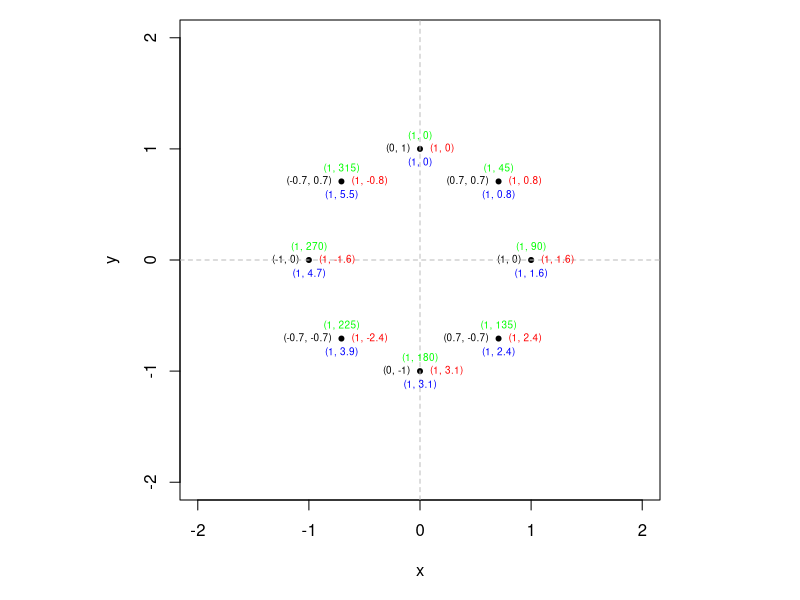

Write R code to recreate this figure.
######################################
# Simulate data set
# Simulate cartesian coordinate
# These could be position in terms of Northing and Easting

# Number of points to simulate
cartCoord <- cbind(c(1,sqrt(0.5),0,-sqrt(0.5),-1,-sqrt(0.5),0,sqrt(0.5)),
                   c(0,sqrt(0.5),1,sqrt(0.5),0,-sqrt(0.5),-1,-sqrt(0.5)))
colnames(cartCoord) <- c("x","y")
par(pty="s", mar=c(5,3,1,1))
plot(cartCoord, pch=20, xlim=c(-2,2), ylim=c(-2,2))
# Create a text version to display on plot
cartCoordText <- paste("(", round(cartCoord[,1],1), ", ", round(cartCoord[,2],1), ")", sep="")
text(cartCoord[,1],cartCoord[,2],labels=cartCoordText, cex=0.6, pos=2)
abline(h=0,v=0, lty=2, col="grey")

# To get the distance from (0,0)
# we use the simple pythagore theorem
# r^2 = x^2 + y^2
r <- sqrt(rowSums(cartCoord^2))

# Get the angle use SOH CAH TOA
# In Quadrant I (+ve x and +ve y)
# tan(theta) = y/x
# theta = arctan(y/x)
# In R atan2(x,y) gives the angle between the y axis and the vector
# from origin to (x,y) in radian
# Y-axis can be interpreted as North
# Thus positive angles represent a turn to the east
# and negative angle represent a turn to the west.
theta <- atan2(cartCoord[,1],cartCoord[,2])

polarCoord <- cbind(r,theta) # In radian
polarCoordText <- paste("(", round(r,1), ", ", round(theta,1), ")", sep="")
text(cartCoord[,1],cartCoord[,2],labels=polarCoordText, cex=0.6, pos=4, col="red")

# If you want the turn from 0 -2*pi, instead of -pi-pi
theta2pi <- theta + ifelse(theta<0,2*pi,0)
polarCoord2piText <- paste("(", round(r,1), ", ", round(theta2pi,1), ")", sep="")
text(cartCoord[,1],cartCoord[,2],labels=polarCoord2piText, cex=0.6, pos=1, col="blue")

# If you want the turn in degree instead of radian
thetaDeg <- theta2pi/(2*pi) * 360
polarCoordDegText <- paste("(", round(r,1), ", ", round(thetaDeg,1), ")", sep="")
text(cartCoord[,1],cartCoord[,2],labels=polarCoordDegText, cex=0.6, pos=3, col="green")


